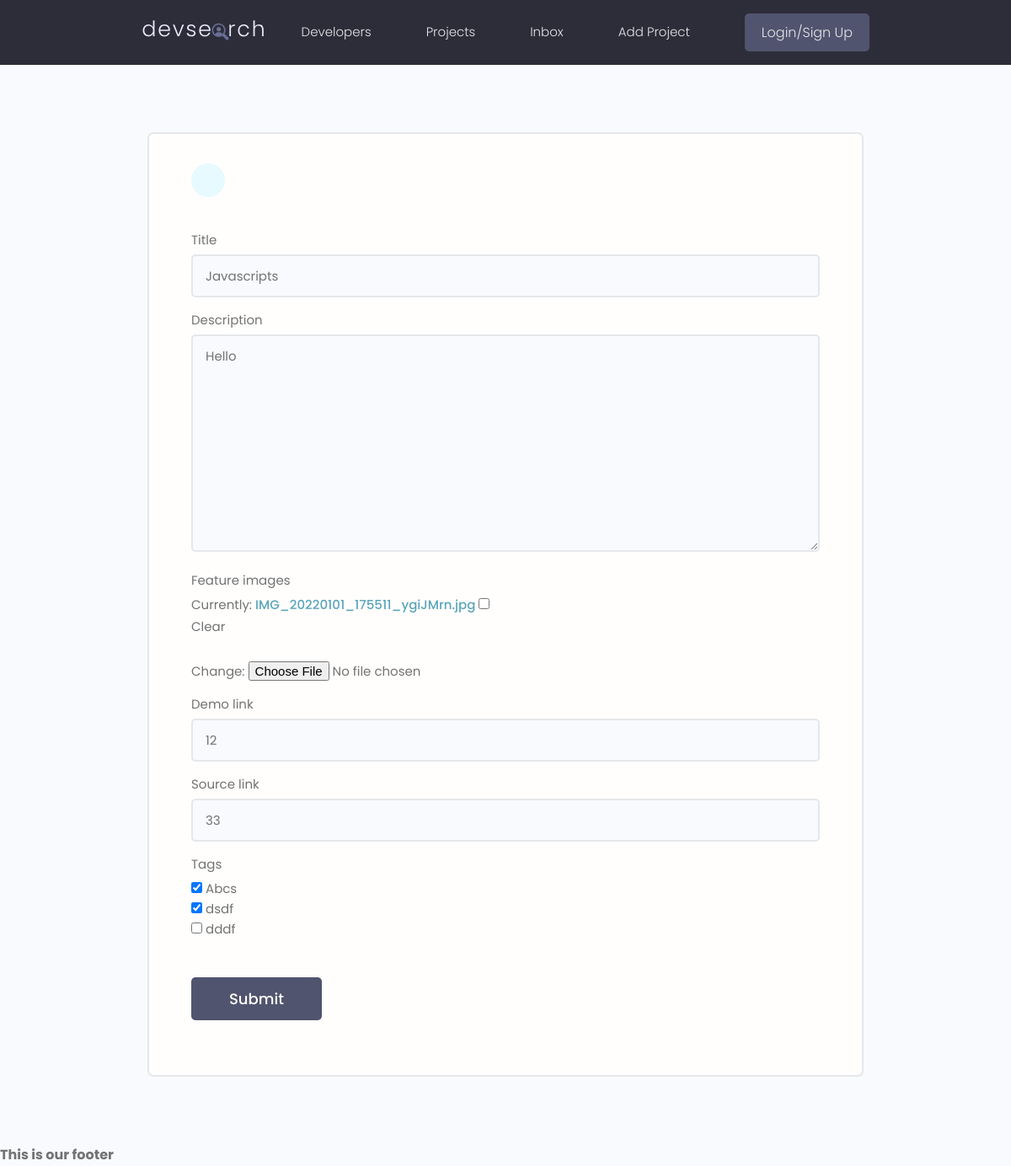
The app's page /update-project/152285b98bb74603b4044dd3e69a47c0/, older data.
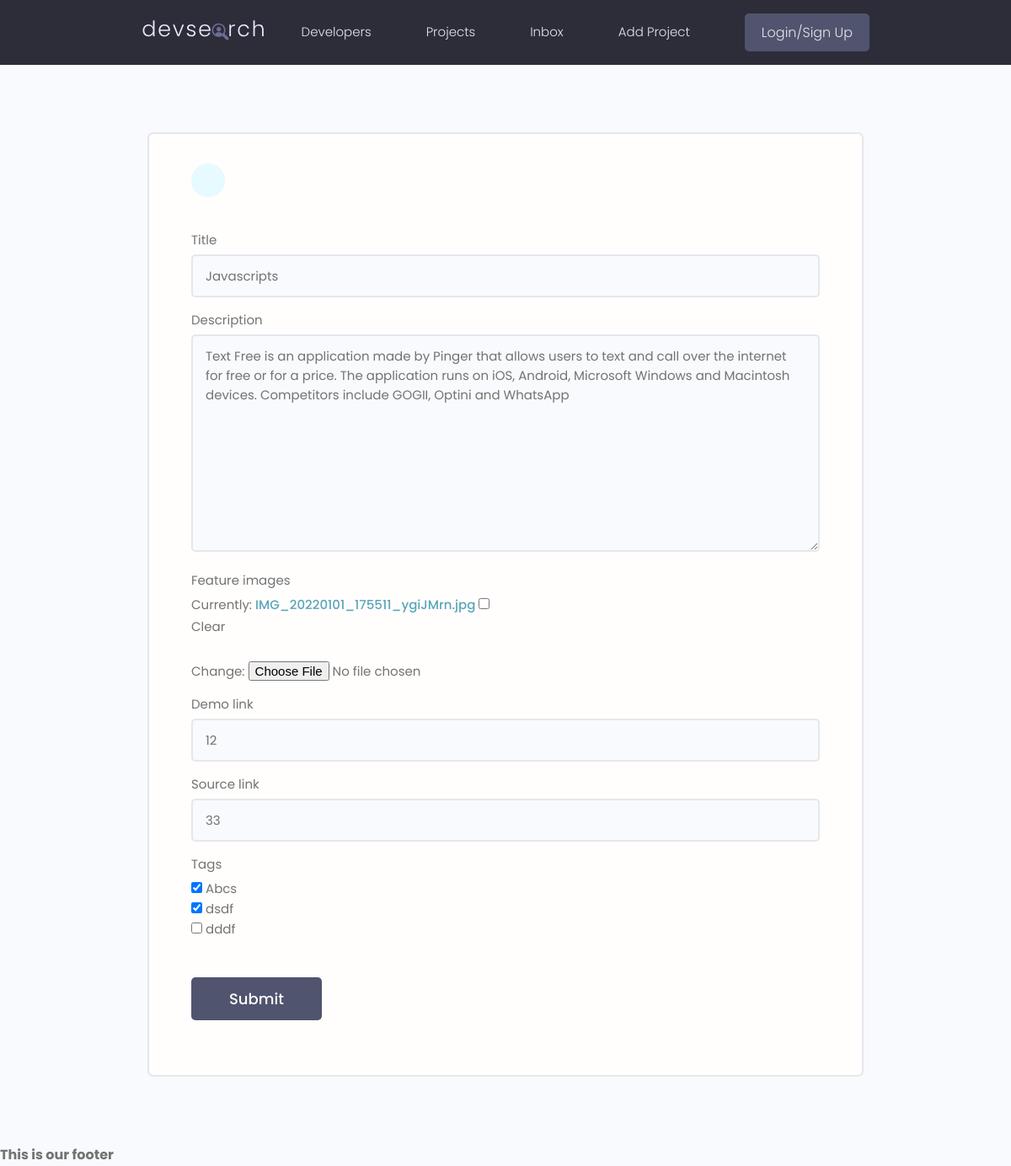
The same page, newer data.
### projects/models.py (models this page shows, shortened)
class Project(models.Model):
    title = models.CharField(max_length=200)
    description = models.TextField(null=True, blank=True)  # blank mean form could be empty
    feature_images = models.ImageField(blank=True, null=True, default="default.jpg",)
    demo_link = models.CharField(null=True, blank=True, max_length=2000)
    source_link = models.CharField(max_length=20000, null=True, blank=True)
    tags = models.ManyToManyField('Tag', blank=True)  # str used because class bellow
    vote_total = models.IntegerField(default=0, null=True, blank=True)  # total vote on review class
    vote_ratio = models.IntegerField(default=0, null=True, blank=True)
    created = models.DateTimeField(auto_now_add=True)  # automatice created
    id = models.UUIDField(default=uuid.uuid4, unique=True, primary_key=True, editable=False)  # uuid4 encoding type

### projects/views.py (the view)
# urls.py: path('update-project/<str:pk>/', views.UpdateProject, name= 'update-project'),
def UpdateProject(request, pk):
    project = Project.objects.get(id=pk)
    form = ProjectForm(instance=project)
    if request.method == 'POST':
        form = ProjectForm(request.POST,request.FILES, instance=project)
        if form.is_valid():
            form.save()
            return redirect('projects')
    context = {'form': form}
    return render(request, 'projects/project_form.html', context)

### projects/forms.py
class ProjectForm(ModelForm):
    class Meta:
        model = Project
        fields = ['title', 'description','feature_images', 'demo_link','source_link', 'tags']
        widgets = {''
                   'tags' : forms.CheckboxSelectMultiple()
                   }
    def __init__(self, *args, **kwargs):
        super(ProjectForm, self).__init__(*args,**kwargs)
        for name, field in self.fields.items():
            field.widget.attrs.update({'class': 'input'})

### projects/models.py (called while the page is built)
    def __str__(self):
        return self.name

### projects/templates/projects/project_form.html (shortened to what this page needs)
<!DOCTYPE html>
<html lang="en">
<head>
</head>
<body>
    {%  extends 'main.html' %}
    {%  block content %}
    <main class="formPage my-xl">
        <div class="content-box">
            <div class="formWrapper">
                <a class="backButton" href="#"></a>
                <br>
                <form class="form" action="" method="POST" enctype="multipart/form-data">
                    {%  for field in form %}
                    <div class="form__field">
                        <label for="formInput#text">{{ field.label }}</label>
                        {{ field }}
                    </div>
                    {%  endfor %}
                    <input class="btn btn--sub btn--lg  my-md" type="submit" value="Submit" />
                </form>
            </div>
        </div>
    </main>
    {%  endblock %}

Row changes from the older to the newer data that the page shows:
changed Project "Javascripts": description "Hello" → "Text Free is an application made by Pinger that allows users to text and call over the internet for free or for a price. The application runs on iOS, Android, Microsoft Windows and Macintosh devices. Competitors include GOGII, Optini and WhatsApp"
